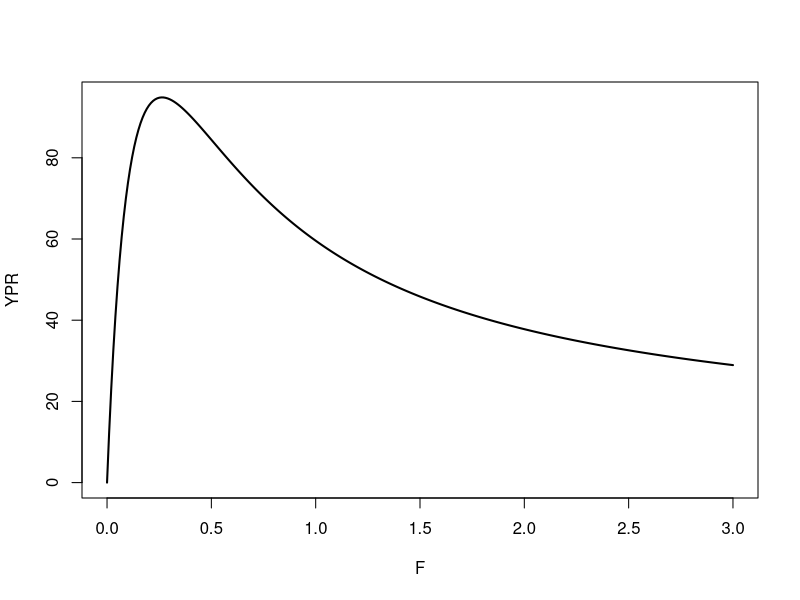
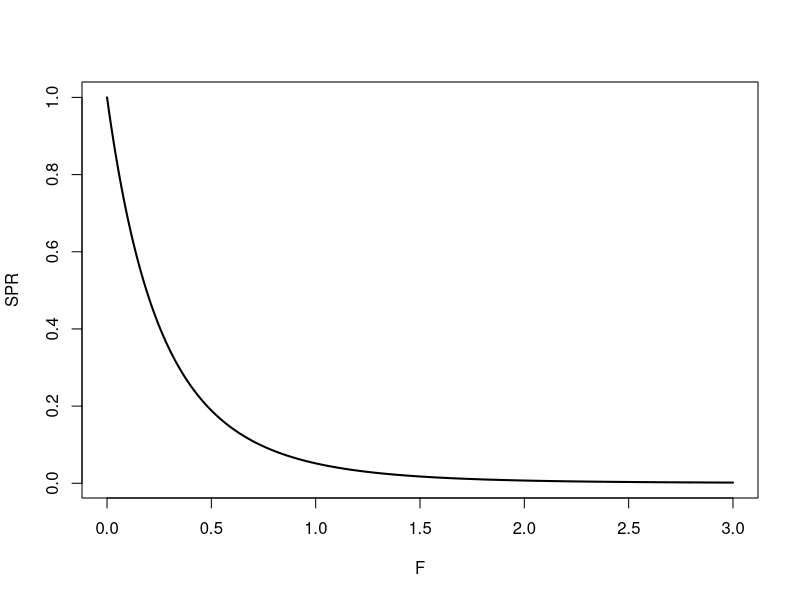

Reproduce these figures in R, in order.
## calculate expected abundance given constant fishing mortality
calc_abun <- function(ages, S_a, M, F, R0){
  
  N_a <- R0
  
  Fmat <- NA
  for(i in 1:length(S_a)){
    Fmat[i] <- S_a[i] * F
  }
  Ftotal <- Fmat
  
  dt <- diff(ages) # ******
  for(i in 2:length(ages)){
    if(i < length(ages)) N_a[i] <- N_a[i-1] * exp(-(M + Ftotal[i-1])*dt[i-1]) # ******
    if(i == length(ages)) N_a[i] <- (N_a[i-1] * exp(-(M + Ftotal[i-1])*dt[i-1]))/
        (1 - exp(-(M + Ftotal[i-1])*dt[i-1])) # ******
  }
  return(N_a)
}


calc_msy <- function(ages, S_a, M, F, R0, W_a){
  
  dt <- diff(ages)[1] # ******
  Nages <- calc_abun(ages = ages, S_a = S_a, M = M, F = F, R0 = R0)
  YPR <- sum(Nages * W_a * (1-exp(-M - F)) * (F) / (M + F)) * dt # ******
  
  return(YPR)
}

calc_spr <- function(ages, S_a, M, F, R0, SW_a){ #**************
  
  dt <- diff(ages)[1] # ******
  Nages <- calc_abun(ages = ages, S_a = S_a, M = M, F = F, R0 = R0)
  SPR <- sum(Nages * SW_a * (1-exp(-M - F)))* dt # ******
  
  return(SPR)
}


linf <- 64.6
vbk <- 0.21 
tincr <- 1/12 # ******
ages <- seq(0,18,tincr) # ******
lwa = 0.018
lwb = 2.895
t0 <- -0.01
L_a <- linf*(1-exp(-vbk*(ages - t0)))
W_a <- lwa*L_a^lwb
M <- 0.32
SL50 <- 16
ML50 <- 34
R0 <- 1
CV <- (0.1 * linf)*(1-(exp(-(0.1*vbk)*(ages-t0))))^2 # add CV of linf and vbk
wqs <- SL50 * 0.2
wmat <- ML50 * 0.2
binwidth <- 2

mids <- seq((binwidth/2), linf*1.5, binwidth)
highs <- mids + (binwidth/2)
lows <- mids - (binwidth/2)

L_a <- linf*(1-exp(-vbk*(ages - t0)))
W_a <- lwa*L_a^lwb
W_l <- lwa*mids^lwb


M <- 0.32
R0 <- 1


#' probability
lbprobs <- function(mnl, sdl) return(pnorm(highs, mnl, sdl) - pnorm(lows, mnl, sdl))
vlprobs <- Vectorize(lbprobs, vectorize.args = c("mnl", "sdl"))
plba_a <- t(vlprobs(L_a, L_a * CV))
plba_a <- plba_a / rowSums(plba_a)


#' selectivity and maturity at age
S_l <- 1 / (1 + exp(-(mids - SL50) /
                      (wqs / ( log(0.75/(1-0.75)) - log(0.25/(1-0.25)) ))) )
S_a <- apply(t(plba_a)*S_l, 2, sum)
Mat_l <- 1 / (1 + exp(-(mids - ML50) /
                        (wmat / ( log(0.75/(1-0.75)) - log(0.25/(1-0.25)) ))) )
Mat_a <- apply(t(plba_a)*Mat_l, 2, sum)

SW_a <- W_a*Mat_a #******************



#
n <- 300
MSY_plot2 <- data.frame(val = NA, F =  seq(0,3,length.out = n))
SPR_plot2 <- MSY_plot2
for(i in 1:300){
  MSY_plot2$val[i] <- calc_msy(ages = ages, S_a = S_a, M = M , F = MSY_plot2$F[i], R0 = R0, W_a = W_a)
  SPR_plot2$val[i] <- calc_spr(ages = ages, S_a = S_a, M = M , F = SPR_plot2$F[i], R0 = R0, SW_a = SW_a)
}

plot(val ~ F, MSY_plot2, type = "l", lwd = 2, lty = 1, ylab = "YPR")
Fmsy <- MSY_plot2$F[which.max(MSY_plot2$val)]
Fmsy

plot(val/max(val) ~ F, SPR_plot2, type = "l", lwd = 2, lty = 1, ylab = "SPR")
(SPR_plot2$val/max(SPR_plot2$val))[which.max(MSY_plot2$val)]
